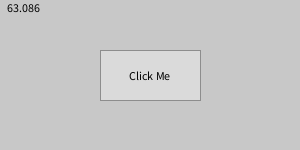
Frame 1 (no input)
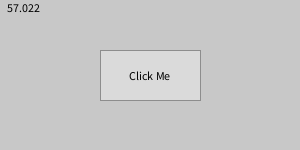
Frame 60 (the mouse pressed at the canvas centre just before this capture)
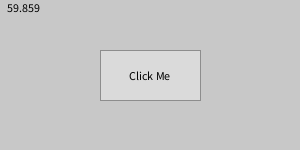
Frame 120 (the mouse held since frame 60 and released just before this capture)

The Processing sketch that drew these frames (run headless with seeded random() and noise(); from frame 60 on, the mouse is pressed at the canvas centre):

// Processing sketch: ButtonTest
// ── ButtonTest.pde
Button on_button;  // the button
int clk = 1;       // number of times the button is clicked

void setup() {
  size (300, 150);
  smooth();
  
  // create the button object
  on_button = new Button("Click Me", width/2, height/2, 100, 50);
}

void draw() {
  background(200);
  // draw the button in the window
  on_button.Draw();
  text(frameRate,23,7);
}

void mousePressed()
{
  if (on_button.MouseIsOver()) {
    // print some text to the console pane if the button is clicked
    print("Clicked: ");
    on_button.fill = 150;
    println(clk++);
  }
}

void mouseReleased(){
  if (on_button.MouseIsOver()) {
    on_button.fill = 218;
  }
}
// ── Button.pde
// the Button class
class Button {
  String label; // button label
  float x;      // top left corner x position
  float y;      // top left corner y position
  float w;      // width of button
  float h;      // height of button
  int fill;
  
  // constructor
  Button(String labelB, float xpos, float ypos, float widthB, float heightB) {
    label = labelB;
    x = xpos;
    y = ypos;
    w = widthB;
    h = heightB;
    fill = 218;
  }
  
  void Draw() {
    rectMode(CENTER);
    fill(fill);
    stroke(141);
    rect(x, y, w, h);
    textAlign(CENTER, CENTER);
    fill(0);
    text(label, x , y);
  }
  
  boolean MouseIsOver() {
    if (mouseX > x && mouseX < (x + w) && mouseY > y && mouseY < (y + h)) {
      return true;
    }
    return false;
  }
}
